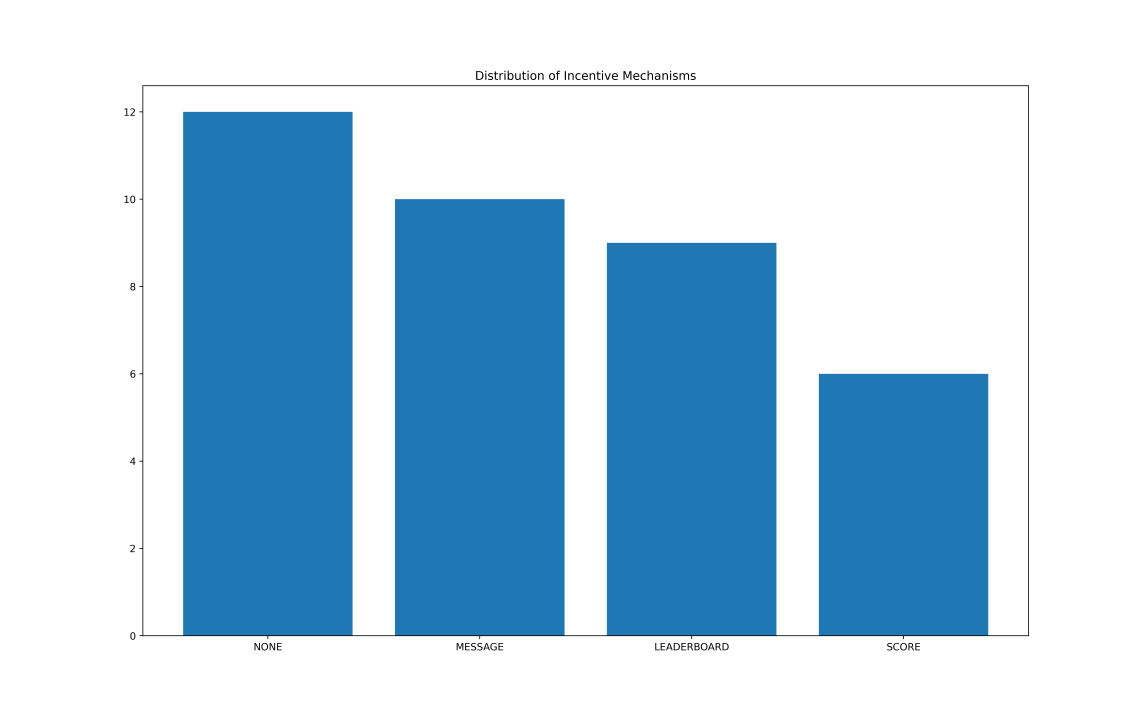
#> input picture Visualization_Tools/Distribution of Incentive Mechanisms.png, 8000 x 5000 px (shown at 1/7 size)
$ python -i image_utils.py   (imports and definitions only)   (older library calls are emulated)
#> lines starting #> are read from the running program, lines starting #| are printed output that depends on the picture
import PIL.Image
import cv2
import numpy as np
import math
from matplotlib import pyplot as plt
from PIL import Image

# [56 lines left out: functions resize, coords_top_left_to_center, get_contours, pil_to_cv, get_bw_image, gr_to_bw and 1 more, not called in this run]

def PIL_to_Numpy(im):
    return np.array(im)


def Numpy_to_PIL(arr):
    return Image.fromarray(arr)

# [63 lines left out: functions extract_edges, filter_image_contours, not called in this run]

def extract_yolo_coords():
    ...

def filter_image_array_contours(image_array):
    tmp = np.zeros((image_array.shape[0], image_array.shape[1], image_array.shape[2]))
    img_coords = list()
    for i, single_image in enumerate(image_array):
        print("image #{0}".format(i))
        img, data = filter_image_contours(i, single_image)
        tmp[i] = img
        img_coords.append(data)
    return tmp, np.asarray(img_coords)

# [77 lines not run here, left out]

    # [8 lines of commented-out code are left out]

>>> import cv2
>>> picture = cv2.imread('Visualization_Tools/Distribution of Incentive Mechanisms.png', cv2.IMREAD_GRAYSCALE)
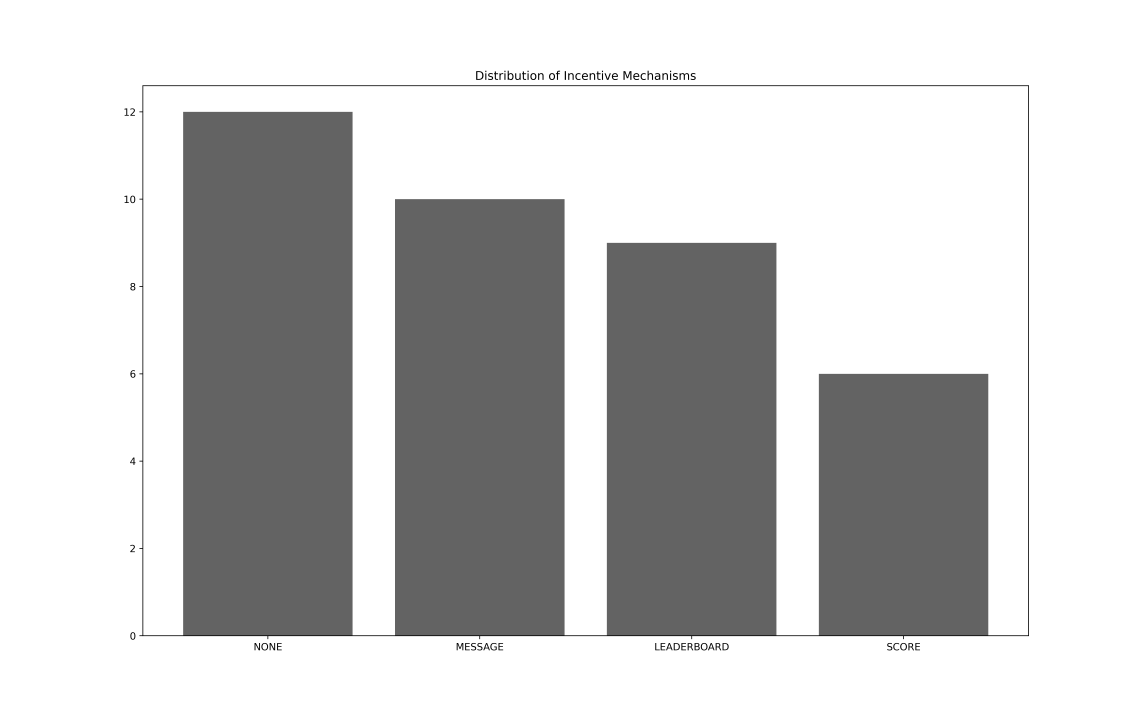
#> picture: shape (5000, 8000) (shown at 1/7 size); min 0, max 255, mean 201.7
#> (the run stopped early here; a loop or call above may not have finished)

$ run again, on Visualization_Tools/Distribution of Mode Switching.png
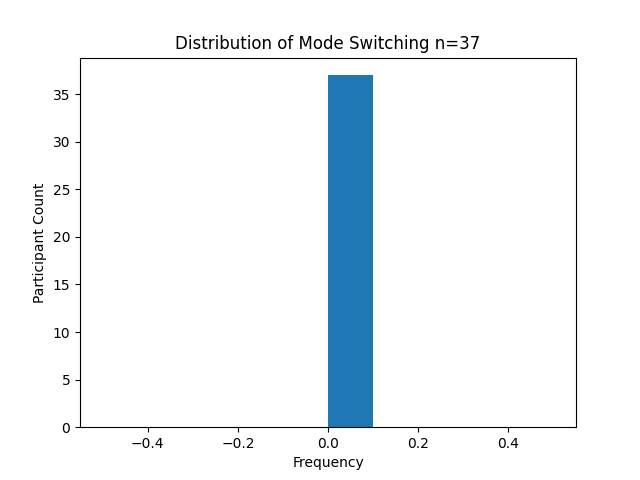
#> input picture Visualization_Tools/Distribution of Mode Switching.png, 640 x 480 px
#> `picture = cv2.imread('Visualization_Tools/Distribution of Incentive Me..`:
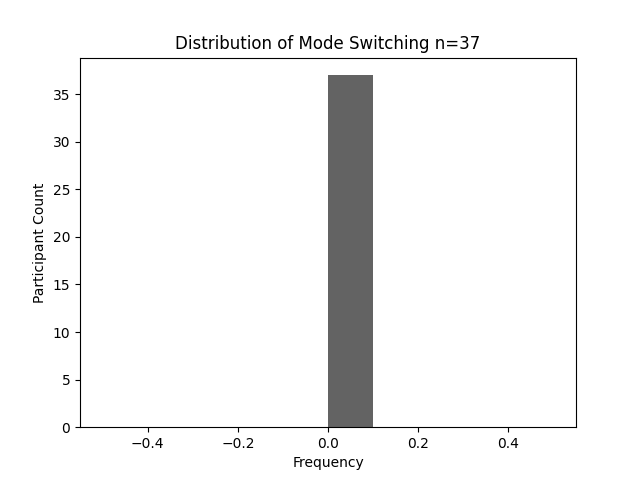
#> picture: shape (480, 640); min 0, max 255, mean 243.4

$ run again, on Visualization_Tools/Intra_Objective_0_1.png
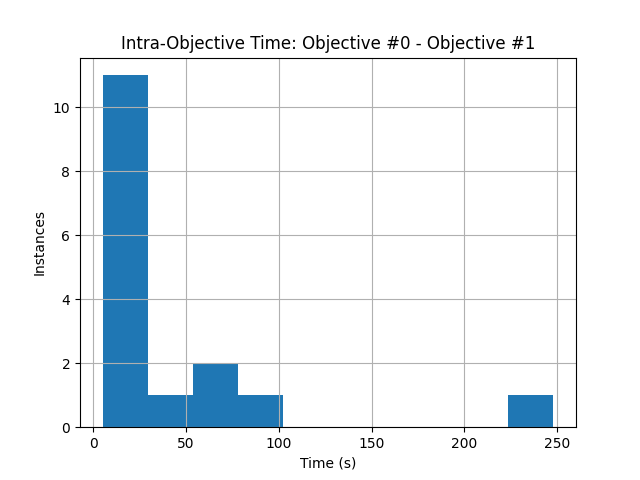
#> input picture Visualization_Tools/Intra_Objective_0_1.png, 640 x 480 px
#> `picture = cv2.imread('Visualization_Tools/Distribution of Incentive Me..`:
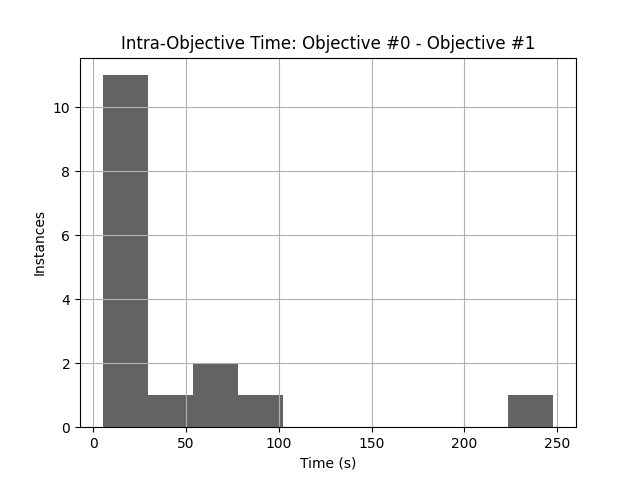
#> picture: shape (480, 640); min 0, max 255, mean 238.5

$ run again, on Visualization_Tools/Intra_Objective_10_11.png
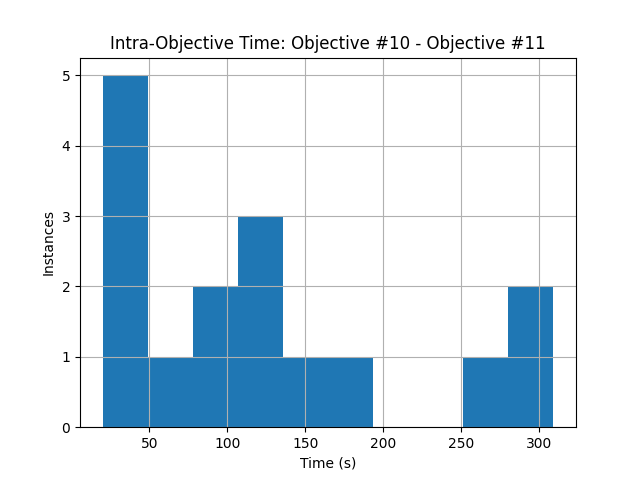
#> input picture Visualization_Tools/Intra_Objective_10_11.png, 640 x 480 px
#> `picture = cv2.imread('Visualization_Tools/Distribution of Incentive Me..`:
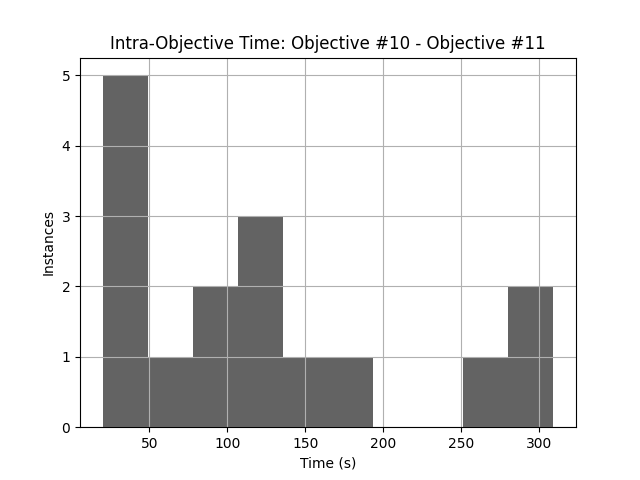
#> picture: shape (480, 640); min 0, max 255, mean 224.9
